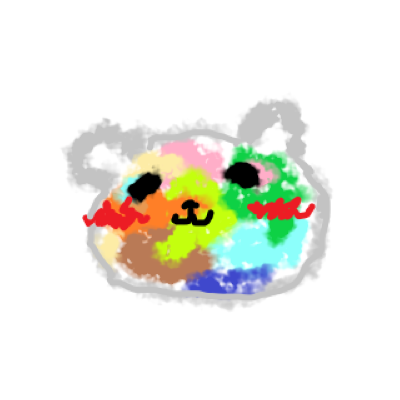
#> input picture N2_1__CNN/img/testimg.png, 400 x 400 px
$ python InterpretTheImage.py
#> lines starting #> are read from the running program, lines starting #| are printed output that depends on the picture
#
# Author: Lovsog
# Date: 2021.11.16 21:24
# Title: InterpretTheImage (计算机如何解释图像)
#

import os
os.environ['TF_CPP_MIN_LOG_LEVLE'] = '2'
import matplotlib.pyplot as plt
import numpy as np
from skimage.io import imread
from skimage.transform import resize

# 图像可视化
image = imread('img/testimg.png', as_gray=True)
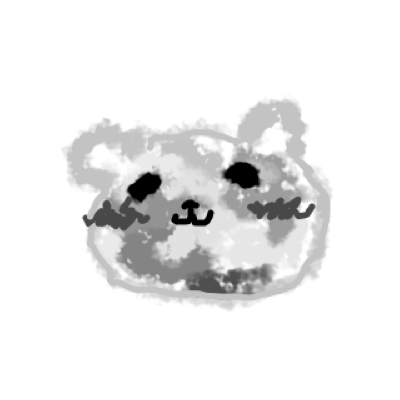
#> image: shape (400, 400) float64; min 0, max 1, mean 0.927
image = resize(image, (28, 28), mode='reflect')
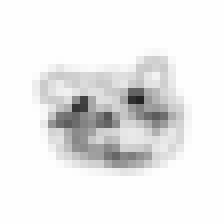
#> image: shape (28, 28) float64 (shown 8 times larger); min 0.139, max 1, mean 0.927
print('This image is: ', type(image),
      'with dimensions:', image.shape)
#| This image is:  <class 'numpy.ndarray'> with dimensions: (28, 28)
plt.imshow(image, cmap='gray')

# 图像像素值可视化(黑 0.00, 白 1.00)
def visualize_input(img, ax):
      ax.imshow(img, cmap='gray')
      width, height = img.shape
#> width = 28; height = 28
      thresh = img.max()/2.5
#> thresh = 0.4
      for x in range(width):
            for y in range(height):
                  ax.annotate(str(round(img[x][y], 2)), xy=(y, x),
                  horizontalalignment='center',
                  verticalalignment='center',
                  color='white' if img[x][y] < thresh else 'black')

fig = plt.figure(figsize=(12, 12))
ax = fig.add_subplot(111)
visualize_input(image, ax)


plt.show()
# 不必 import matplotlib.pyplot as plt 后面加 %matplotlib inline, 在最后加 plt.show 即可
